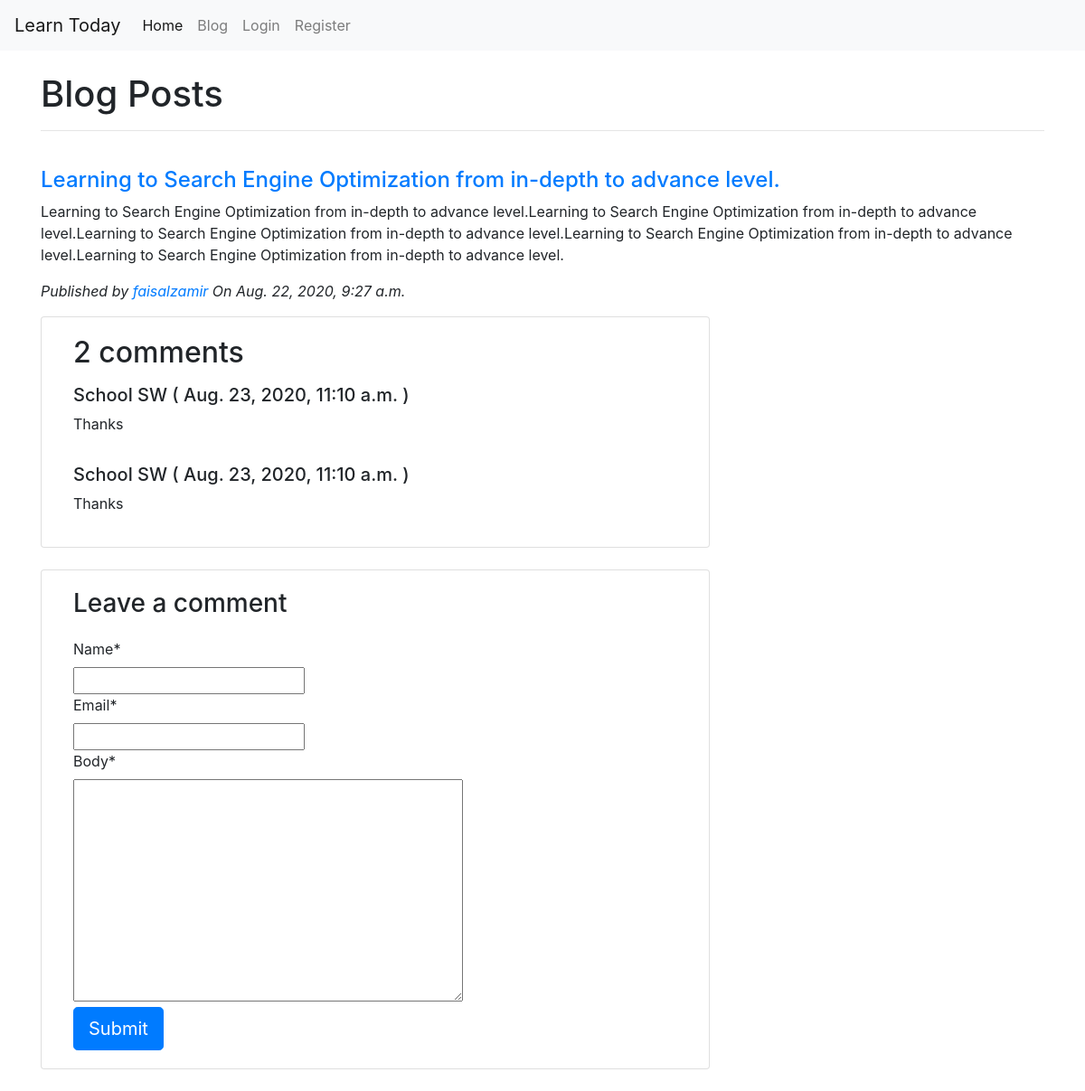
The page /blog/post-details/3 on the database its author committed.
### blog/models.py (models this page shows, shortened)
class Post(models.Model):
    title = models.CharField(max_length=100)
    content = models.TextField()
    date_posted = models.DateTimeField(auto_now_add=True)
    author = models.ForeignKey(User, on_delete=models.CASCADE)

class Comment(models.Model):
    post = models.ForeignKey(Post, on_delete=models.CASCADE, related_name="comments")
    name = models.CharField(max_length=80)
    email = models.EmailField()
    body = models.TextField()
    created_on = models.DateTimeField(auto_now_add=True)
    class Meta:
        ordering = ["-created_on"]

### users/models.py (models this page shows)
class User(AbstractUser):
    bio = models.TextField(max_length=500, blank=True)
    location = models.CharField(max_length=30, blank=True)
    birth_date = models.DateField(null=True, blank=True)

### blog/views.py (the view)
# urls.py: path('post-details/<int:id>', views.PostDetails, name='post-details'),
def PostDetails(request,id):
    post = Post.objects.get(id=id)
    comments = post.comments.all().order_by("-created_on")
    if request.method == "POST":
        comment_form = CommentForm(data=request.POST)
        if comment_form.is_valid():
            new_comment = comment_form.save(commit=False)
            new_comment.post = post
            new_comment.save()
            comment_form = CommentForm()
    else:
        comment_form = CommentForm()
    context ={"post": post,"comments": comments,
            "comment_form": comment_form}
    return render(request, 'blog/post_details.html',context)

### blog/forms.py
class CommentForm(forms.ModelForm):
    class Meta:
        model = Comment
        fields = ('name', 'email', 'body')

### blog/templates/blog/post_details.html (shortened to what this page needs)
{% extends 'videos/base.html' %}
{% load crispy_forms_tags %}
{% block content %}
<div class="container">
    <br>
    <h1>Blog Posts
    </h1>
    <hr>
<br>
          <h4><a href="{% url 'post-details' post.id %}" >{{post.title}} </a>
          </h4>
          <p>
            {{post.content}}</p>
        <p class="font-italic">
        Published by <a href="#">{{post.author}}</a> On
       {{post.date_posted}}
     </p>
<div class="col-md-8 card mb-4  mt-3 ">
      <div class="card-body">
        {% with comments.count as total_comments %}
        <h2>{{ total_comments }} comments</h2>
          {% endwith %}
          {% for comment in comments %}
        <div class="media">
  <div class="media-body">
    <h5 class="mt-0"> {{ comment.name }}  (<span>  {{ comment.created_on }} </span> ) </h5>
        {{ comment.body | linebreaks }}
  </div>
</div>
        {% endfor %}
      </div>
    </div>
    <div class="col-md-8 card mb-4  mt-3 ">
      <div class="card-body">
        <h3>Leave a comment</h3>
        <form method="post" style="margin-top: 1.3em;">
          {{ comment_form | crispy }}
          <button type="submit" class="btn btn-primary  btn-lg">Submit</button>
        </form>
      </div>
    </div>
</div>
{% endblock content %}

### rows shown on the page
Post: title "Learning to Search Engine Optimization from in-depth to advance level.", content "Learning to Search Engine Optimization from in-depth to advance level.Learning to Search Engine Optimization from in-depth to advance level.Learning to Search Engine Optimization from in-depth to advance level.Learning to Search Engine Optimization from in-depth to advance level.Learning to Search Engine Optimization from in-depth to advance level.", author "faisalzamir", date_posted "Aug. 22, 2020, 9:27 a.m."
Comment: name "School SW", created_on "Aug. 23, 2020, 11:10 a.m.", body "Thanks"
Comment: name "School SW", created_on "Aug. 23, 2020, 11:10 a.m.", body "Thanks"

### other values the page prints
{{ total_comments }} "2"
